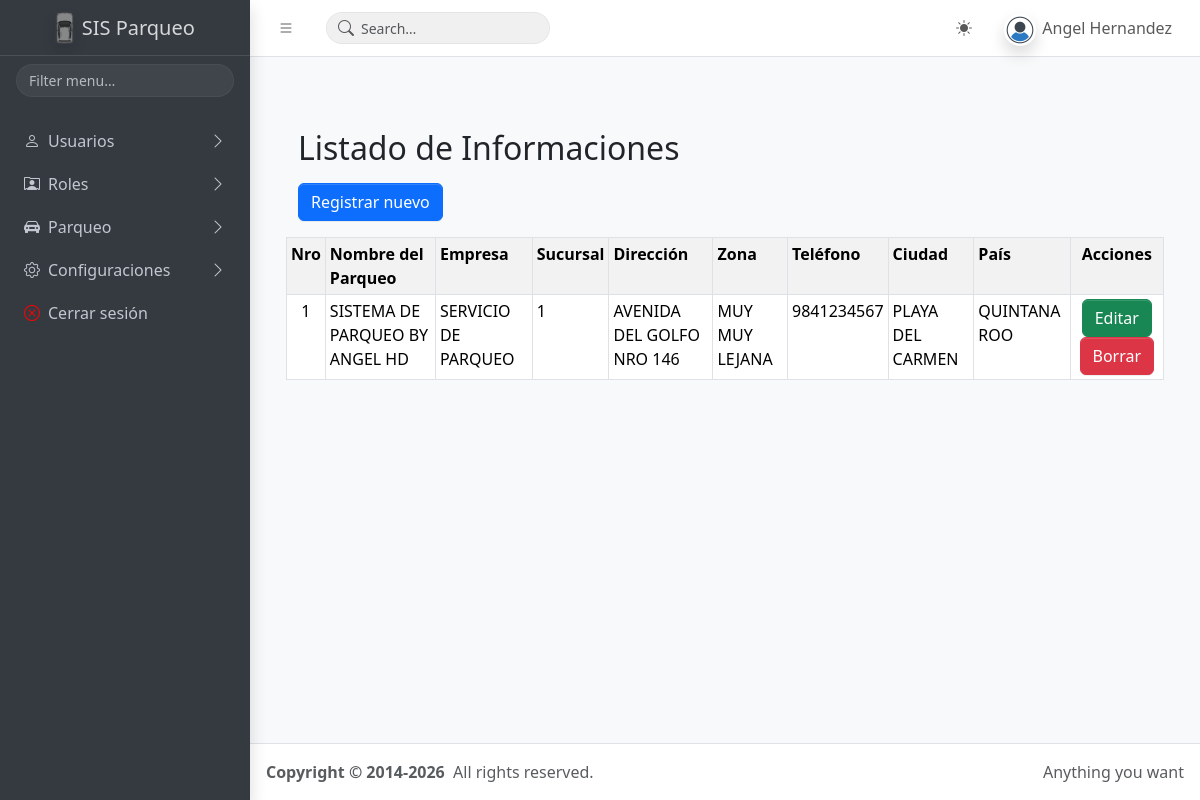
The page /configuraciones/informacion.php (signed in) on the database its author committed.
### tables this page shows
CREATE TABLE `tb_usuarios` (
  `id` int(11) NOT NULL,
  `nombres` varchar(255) DEFAULT NULL,
  `rol` varchar(255) DEFAULT NULL,
  `email` varchar(255) DEFAULT NULL,
  `email_verificado` varchar(255) DEFAULT NULL,
  `contrasena` varchar(255) DEFAULT NULL,
  `token` varchar(255) DEFAULT NULL,
  `fyh_creacion` datetime DEFAULT NULL,
  `fyh_actualizacion` datetime DEFAULT NULL,
  `fyh_eliminacion` datetime DEFAULT NULL,
  `estado` varchar(10) DEFAULT NULL
);

CREATE TABLE `tb_informaciones` (
  `id_informacion` int(11) NOT NULL,
  `nombre_parqueo` varchar(255) DEFAULT NULL,
  `actividad_empresa` varchar(255) DEFAULT NULL,
  `sucursal` varchar(255) DEFAULT NULL,
  `direccion` varchar(255) DEFAULT NULL,
  `zona` varchar(255) DEFAULT NULL,
  `telefono` varchar(255) DEFAULT NULL,
  `ciudad` varchar(255) DEFAULT NULL,
  `pais` varchar(255) DEFAULT NULL,
  `fyh_creacion` datetime DEFAULT NULL,
  `fyh_actualizacion` datetime DEFAULT NULL,
  `fyh_eliminacion` datetime DEFAULT NULL,
  `estado` varchar(10) DEFAULT NULL
);

### app/config.php (called while the page is built, shortened)
<?php
$URL = "http://localhost/www.sisparqueo.com";
?>

### layout/admin/datos_usuario.php (called while the page is built, shortened)
<?php
if (isset($_SESSION['usuario_sesion'])) {
    $usuario_sesion = $_SESSION['usuario_sesion'];
    $query_usuario_session = $pdo->prepare("SELECT * FROM tb_usuarios WHERE email = '$usuario_sesion' AND estado = 1");
    $query_usuario_session->execute();
    $session_usuarios = $query_usuario_session->fetchAll(PDO::FETCH_ASSOC);
    foreach ($session_usuarios as $usuario_loggeado){
    }
    $nombre_usuario_sesion = $usuario_loggeado['nombres'];
} else {
    header("Location: " . $URL . "/");
};
?>

### configuraciones/informacion.php (the view, shortened to what this page needs)
<?php
include ('../app/config.php');
include ('../layout/admin/datos_usuario.php');
?>
<!doctype html>
<html lang="es">
  <head>
	<?php include ("../layout/admin/head.php");?>
  </head>
  <body class="layout-fixed sidebar-expand-lg bg-body-tertiary">
    <div class="app-wrapper">
		<?php include ("../layout/admin/navbar.php");?>
      <main class="app-main">
        <br>
		<div class="container-fluid p-5">
            <div class="row">
                <h2 class="mb-3">Listado de Informaciones</h2>
                <div class="row">
                    <div class="col-sm-4">
                        <a href="create_informacion.php" class="btn btn-primary mb-3">Registrar nuevo</a>
                    </div>
                </div>
                <table class="table table-bordered table-sm table-striped">
                    <th><center>Nro</center></th>
                    <th>Nombre del Parqueo</th>
                    <th>Empresa</th>
                    <th>Sucursal</th>
                    <th>Dirección</th>
                    <th>Zona</th>
                    <th>Teléfono</th>
                    <th>Ciudad</th>
                    <th>País</th>
                    <th><center>Acciones</center></th>
                    <?php
                    $contador = 0;
                    $query_informaciones = $pdo->prepare("SELECT * FROM tb_informaciones WHERE estado = 1");
                    $query_informaciones->execute();
                    $informaciones = $query_informaciones->fetchAll(PDO::FETCH_ASSOC);
                    foreach($informaciones as $informacion){
                        $contador = $contador + 1;
                    ?>
                    <tr>
                        <td><center><?php echo $contador; ?></center></td>
                        <td><?php echo $informacion['nombre_parqueo']; ?></td>
                        <td><?php echo $informacion['actividad_empresa']; ?></td>
                        <td><?php echo $informacion['sucursal']; ?></td>
                        <td><?php echo $informacion['direccion']; ?></td>
                        <td><?php echo $informacion['zona']; ?></td>
                        <td><?php echo $informacion['telefono']; ?></td>
                        <td><?php echo $informacion['ciudad']; ?></td>
                        <td><?php echo $informacion['pais']; ?></td>
                        <td>
                            <center>
                            <a href="update_informacion.php?id=<?php echo $informacion['id_informacion']; ?>" class="btn btn-success">Editar</a>
                            <a href="delete_informacion.php?id=<?php echo $informacion['id_informacion']; ?>" class="btn btn-danger">Borrar</a>
                            </center>
                        </td>
                    </tr>
                    <?php
                    }
                    ?>
                </table>
            </div>
        </div>
      </main>
	  <?php include ("../layout/admin/footer.php");?>
    </div>
  </body>
</html>

### layout/admin/navbar.php (shortened to what this page needs)
<nav class="app-header navbar navbar-expand bg-body">
        <div class="container-fluid">
          <ul class="navbar-nav">
            <li class="nav-item">
              <a
                class="nav-link"
                data-lte-toggle="sidebar"
                href="#"
                role="button"
                aria-label="Toggle sidebar"
              >
                <i class="bi bi-list"></i>
              </a>
            </li>
          </ul>
          <form
            class="navbar-search d-none d-md-block ms-3"
            role="search"
            action="./pages/search-results.html"
          >
            <div class="navbar-search-field">
              <input
                type="search"
                id="navbar-search-input"
                name="q"
                class="form-control"
                placeholder="Search…"
                autocomplete="off"
              />
              <button class="navbar-search-submit" type="submit" aria-label="Submit search">
                <i class="bi bi-search" aria-hidden="true"></i>
              </button>
            </div>
          </form>
          <ul class="navbar-nav ms-auto">
            <li class="nav-item dropdown">
              <a
                class="nav-link"
                href="#"
                id="bd-theme"
                aria-label="Toggle color scheme"
                data-bs-toggle="dropdown"
                aria-expanded="false"
              >
                <i class="bi bi-sun-fill" data-lte-theme-icon="light"></i>
              </a>
            </li>
            <li class="nav-item dropdown user-menu">
              <a href="#" class="nav-link dropdown-toggle" data-bs-toggle="dropdown">
                <img
                  src="<?php echo $URL;?>/public/imagenes/usuario.png"
                  class="user-image rounded-circle shadow"
                  alt="<?php echo $nombre_usuario_sesion; ?>"
                />
                <span class="d-none d-md-inline"><?php echo $nombre_usuario_sesion; ?></span>
              </a>
            </li>
          </ul>
        </div>
      </nav>
      <aside class="app-sidebar bg-body-secondary shadow" data-bs-theme="dark">
        <div class="sidebar-brand">
          <a href="<?php echo $URL; ?>/principal.php" class="brand-link">
            <img src="<?php echo $URL;?>/public/imagenes/logo.png" alt="SIS Parqueo" class="brand-image opacity-75 shadow"/>
            <span class="brand-text fw-light">SIS Parqueo</span>
          </a>
        </div>
        <div class="sidebar-search" role="search">
          <input
            type="search"
            id="sidebar-search-input"
            class="form-control form-control-sm"
            placeholder="Filter menu…"
            autocomplete="off"
            data-lte-toggle="sidebar-search"
            data-lte-target="#navigation"
          />
        </div>
        <div class="sidebar-wrapper">
          <nav class="mt-2" aria-label="Main navigation">
            <ul class="nav sidebar-menu flex-column" data-lte-toggle="treeview" data-accordion="false" id="navigation">
            <li class="nav-item">
                <a href="#" class="nav-link">
                    <i class="bi bi-person"></i>
                  <p>
                    Usuarios
                  </p>
                </a>
              </li>
            <li class="nav-item">
                <a href="#" class="nav-link">
                    <i class="bi bi-person-rolodex"></i>
                  <p>
                    Roles
                  </p>
                </a>
              </li>
              <li class="nav-item">
                <a href="#" class="nav-link">
                <i class="bi bi-car-front-fill"></i>
                  <p>
                    Parqueo
                  </p>
                </a>
              </li>
              <li class="nav-item">
                <a href="#" class="nav-link">
                <i class="bi bi-gear"></i>
                  <p>
                    Configuraciones
                  </p>
                </a>
              </li>
              <li class="nav-item">
                <a href="<?php echo $URL;?>/login/cerrar_sesion.php" class="nav-link">
                    <i class="bi bi-x-circle" style="color: red;"></i>
                    <p>Cerrar sesión</p>
                    </a>
              </li>
            </ul>
          </nav>
        </div>
      </aside>

### rows shown on the page
tb_usuarios: nombres "Angel Hernandez"
tb_informaciones: nombre_parqueo "SISTEMA DE PARQUEO BY ANGEL HD", actividad_empresa "SERVICIO DE PARQUEO", sucursal "1", direccion "AVENIDA DEL GOLFO NRO 146", zona "MUY MUY LEJANA", telefono "9841234567", ciudad "PLAYA DEL CARMEN", pais "QUINTANA ROO"
